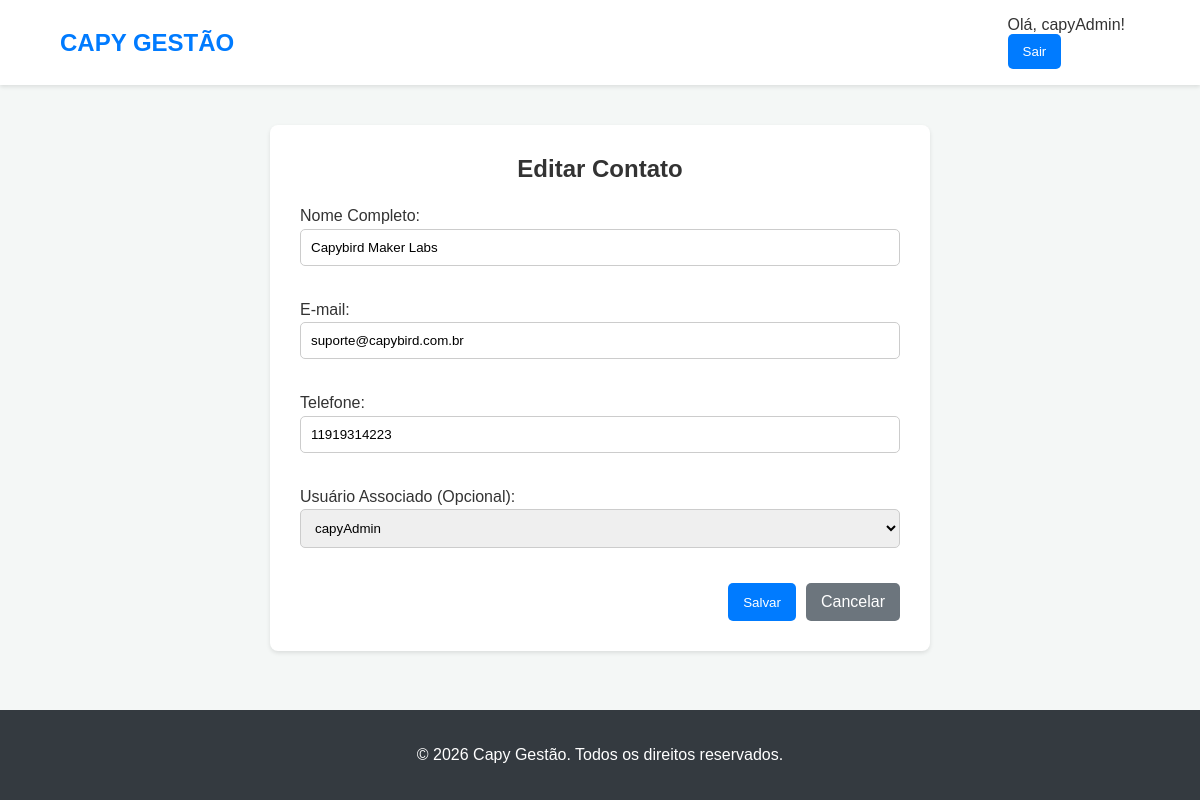
The app's page /contacts/1/update/ (signed in) with its own data.
### contacts/models.py (models this page shows, shortened)
class Contact(models.Model):
    user = models.OneToOneField(User, on_delete=models.SET_NULL, null=True, blank=True)
    name = models.CharField(max_length=255, verbose_name="Nome Completo")
    email = models.EmailField(max_length=255, unique=True)
    phone = models.CharField(max_length=20, blank=True, null=True, verbose_name="Telefone")
    created_at = models.DateTimeField(auto_now_add=True)
    class Meta:
        verbose_name = "Contato"
        verbose_name_plural = "Contatos"

### contacts/views.py (the view)
# urls.py: path('<int:pk>/update/', ContactUpdateView.as_view(), name='contact_update'),
class ContactUpdateView(LoginRequiredMixin, UpdateView):
    model = Contact
    form_class = ContactForm
    template_name = 'form_template.html'
    success_url = SUCCESS_URL
    def get_context_data(self, **kwargs):
        context = super().get_context_data(**kwargs)
        context['title'] = 'Editar Contato'
        return context

### contacts/forms.py
class ContactForm(forms.ModelForm):
    class Meta:
        model = Contact
        fields = ['name', 'email', 'phone', 'user']
        widgets = {
            'name': forms.TextInput(attrs={'class': 'form-control'}),
            'email': forms.EmailInput(attrs={'class': 'form-control'}),
            'phone': forms.TextInput(attrs={'class': 'form-control'}),
            'user': forms.Select(attrs={'class': 'form-control'}),
        }
        labels = {
            'name': 'Nome Completo',
            'email': 'E-mail',
            'phone': 'Telefone',
            'user': 'Usuário Associado (Opcional)',
        }

### templates/form_template.html (shortened to what this page needs)
{% extends 'base.html' %}
{% block content %}
<div class="form-container">
    <h2>{{ title }}</h2>
    <form method="post" novalidate>
        {{ form.as_p }}
        <div class="form-actions">
            <button type="submit" class="btn">Salvar</button>
            <a href="{% url 'management_list' %}" class="btn-cancel">Cancelar</a>
        </div>
    </form>
</div>
{% endblock %}

### templates/base.html (shortened to what this page needs)
{% load static %}
<!DOCTYPE html>
<html lang="pt-br">
<head>
    <link rel="stylesheet" href="{% static 'css/style.css' %}">
</head>
<body>
    <header>
        <nav class="navbar">
            <div class="nav-logo">
                <a href="{% url 'home' %}">
                    <strong>CAPY GESTÃO</strong>
                </a>
            </div>
            <div class="nav-menu">
                {% if user.is_authenticated %}
                    <span>Olá, {{ user.username }}!</span>
                    <form class="logout-form" action="{% url 'logout' %}" method="post">
                        <button type="submit" class="btn">Sair</button>
                    </form>
                {% else %}
                    <a href="{% url 'login' %}" class="btn">Entrar</a>
                {% endif %}
            </div>
        </nav>
    </header>
    <main class="container">
        {% block content %}
        {% endblock %}
    </main>
    <footer>
        <p>© 2026 Capy Gestão. Todos os direitos reservados.</p>
    </footer>
</body>
</html>

### static/css/style.css (style rules this page uses)
body { font-family: Arial, sans-serif; margin: 0; background-color: #f4f7f6; color: #333; display: flex; flex-direction: column; min-height: 100vh; }
.container { width: 90%; max-width: 1200px; margin: 20px auto; flex-grow: 1; }
.btn { background-color: #007bff; color: white; padding: 10px 15px; text-decoration: none; border-radius: 5px; border: none; cursor: pointer; transition: background-color 0.3s; }
.navbar { display: flex; justify-content: space-between; align-items: center; background-color: #ffffff; padding: 1rem 5%; box-shadow: 0 2px 4px rgba(0,0,0,0.1); }
.nav-logo a { text-decoration: none; color: #007bff; font-size: 1.5em; }
.nav-menu span { margin-right: 15px; }
footer { text-align: center; padding: 20px; background-color: #343a40; color: white; margin-top: auto; }
.form-container { max-width: 600px; margin: 20px auto; padding: 30px; background-color: #fff; border-radius: 8px; box-shadow: 0 2px 4px rgba(0,0,0,0.1); }
.form-container h2 { margin-top: 0; text-align: center; }
.form-container p { line-height: 1.6; }
.form-container .form-control { width: 100%; padding: 10px; margin-bottom: 15px; border: 1px solid #ccc; border-radius: 5px; box-sizing: border-box; }
.form-actions { margin-top: 20px; display: flex; justify-content: flex-end; gap: 10px; }
.btn-cancel { background-color: #6c757d; color: white; padding: 10px 15px; text-decoration: none; border-radius: 5px; }

### records on screen
Contact: name "Capybird Maker Labs", email "suporte@capybird.com.br", phone "11919314223", user "capyAdmin"

### other values on screen
{{ user.username }} "capyAdmin"
{{ title }} "Editar Contato"
